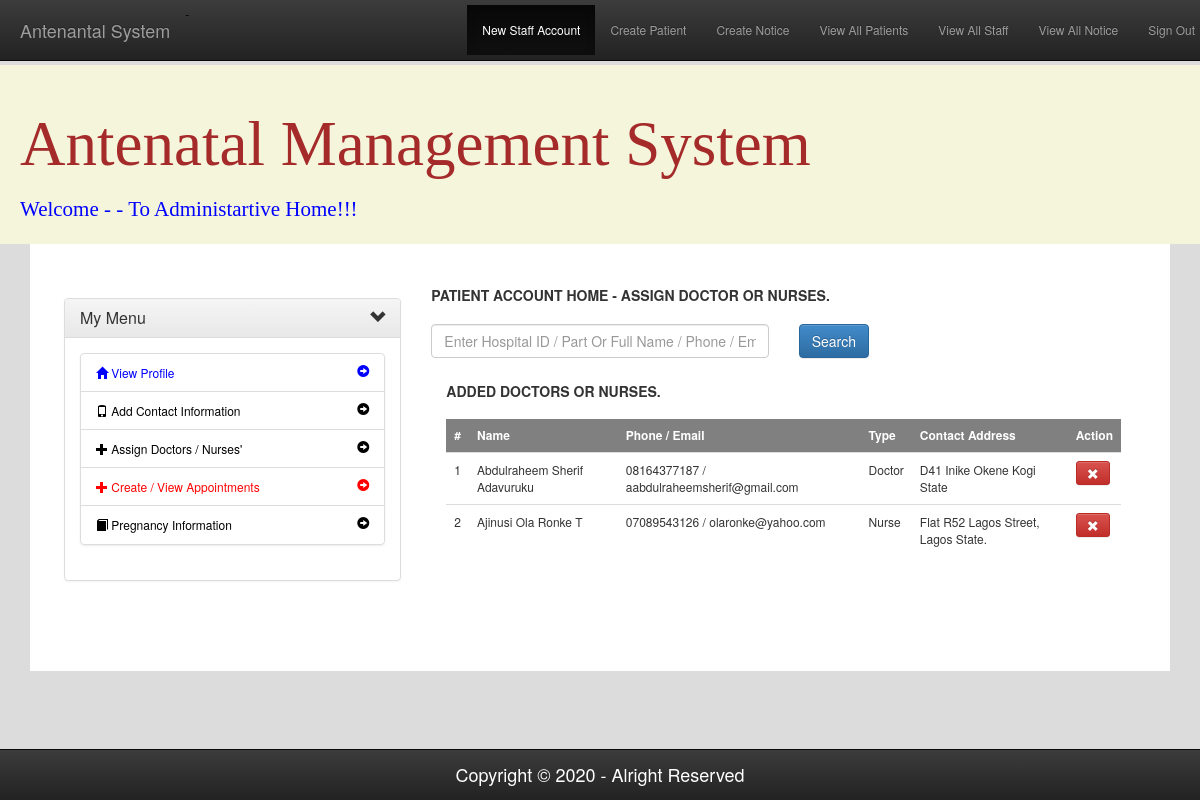
The app's page /assignDoctorNurse.php?hospitalid=ABUTH42639249 with its own data.
### tables this page shows
CREATE TABLE `userdoctorinfo` (
  `HID` varchar(100) NOT NULL,
  `id` int(11) NOT NULL,
  `docid` varchar(100) NOT NULL
);

CREATE TABLE `hospitaldocsinfo` (
  `id` int(11) NOT NULL,
  `docId` varchar(100) NOT NULL,
  `doctype` varchar(100) NOT NULL,
  `docname` varchar(255) NOT NULL,
  `phone` varchar(100) NOT NULL,
  `email` varchar(200) NOT NULL,
  `contactAdd` text NOT NULL,
  `active` int(5) NOT NULL,
  `dateReg` datetime NOT NULL,
  `gender` varchar(10) NOT NULL
);

### assignDoctorNurse.php (the view, shortened to what this page needs)
<?php
    require_once 'connection.php';
    $notice_msg=$hospitalId = $appid ="";
    if (!isset($_GET['hospitalid']) || $_GET['hospitalid'] == ""){
        if($_SERVER['REQUEST_METHOD'] != "POST"){
            header("location: ?out=out");
        }
    }else{
        $hospitalId = $_GET['hospitalid'];
    }
    $txtSearch = "";
?>
<!DOCTYPE HTML PUBLIC "-//W3C//DTD HTML 4.01 Transitional//EN" "http://www.w3.org/TR/html4/loose.dtd">
<html lang="en">
<?php include 'header.php'?>
    <link rel="stylesheet" type="text/css" href="css/content.css">
    <body>
    <?php require_once 'adminTopNav.php'?>
        <div class="container">
            <div class="login">
                <div class="content">
                    <div class="row">
                        <div class="col-xs-12 col-md-4">
                            <?php require_once 'nav_left_staff.php'?>
                        </div>
                        <div class="col-xs-12 col-md-8">
                            <h5 style="margin-bottom:20px;font-weight:bolder">PATIENT ACCOUNT HOME - ASSIGN DOCTOR OR NURSES.</h5>
                            <form role="form" class="form-horizontal" action="" enctype="multipart/form-data" method="POST">
                                <div class="form-group">
                                    <div class="col-xs-6">
                                            <input type="text" value="<?php echo $txtSearch ?>" name="txtSearch" placeholder="Enter Hospital ID / Part Or Full Name / Phone / Email To Search" class="form-control">
                                    </div>
                                    <div class="col-xs-2">
                                        <input class="btn btn-primary"   name="search" type="submit" Value="Search"></input>
                                    </div>
                                </div>
                            </form>
                            <div class="col-xs-12">
                            </div>
                            <div class="col-xs-12">
                                <h5 style="margin-bottom:20px;font-weight:bolder">ADDED DOCTORS OR NURSES.</h5>
                                <?php
                                        $stmt_in = $conn->prepare("SELECT *, userdoctorinfo.id as recId FROM userdoctorinfo INNER JOIN hospitaldocsinfo
                                        ON userdoctorinfo.docid = hospitaldocsinfo.docId where userdoctorinfo.HID = ? ORDER BY userdoctorinfo.id DESC ");
                                        $stmt_in->execute(array($hospitalId));
                                        $affected_rows_in = $stmt_in->rowCount();
                                        if($affected_rows_in >= 1)
                                        {
                                ?>
                                <table class="table table-responsive table-stripped">
                                    <thead style="background-color:grey; color:white">
                                        <tr >
                                            <td>#</td>
                                            <td>Name</td>
                                            <td>Phone / Email</td>
                                            <td>Type</td>
                                            <td>Contact Address</td>
                                            <td>Action</td>
                                        </tr>
                                    </thead>
                                    <tbody>
                                    <?php
                                        $r=0;
                                        while($row_two_in = $stmt_in->fetch(PDO::FETCH_ASSOC))
                                        {
                                        $r+=1;
                                        echo '
                                        <tr>
                                                <td>'.$r.'</td>
                                                <td>'.$row_two_in['docname'].'</td>
                                                <td>'.$row_two_in['phone'].' / '.$row_two_in['email'].'</td>
                                                <td>'.$row_two_in['doctype'].'</td>
                                                <td>'.$row_two_in['contactAdd'].'</td>
                                                <td><a class="btn btn-danger btn-sm"  href="?delete=delete&docid='.$row_two_in['recId'].'&hospitalid='.$hospitalId.'" ><i class="glyphicon glyphicon-remove"></i></td>
                                            </tr>
                                        ';
                                        }
                                    }
                                ?>
                                    </tbody>
                                </table>
                            </div>
                        </div>
                    </div>
                </div>
            </div>
            <?php require_once 'footer.php'?>
        </div>
    </body>
</html>

### css/content.css (style rules this page uses)
body { background-color:gainsboro; font-size: 12px; padding-top: 65px; padding-bottom: 65px; }
.container { background-color: white; padding: 2% 2% 5% 2%; margin-top: 0%; width: 95%; }
.content { background-color: white; padding: 10px; }
table thead { font-weight: bold; }

### records on screen
userdoctorinfo: hospitaldocsinfo.docname "Abdulraheem Sherif Adavuruku", hospitaldocsinfo.phone "08164377187", hospitaldocsinfo.email "aabdulraheemsherif@gmail.com", hospitaldocsinfo.doctype "Doctor", hospitaldocsinfo.contactAdd "D41 Inike Okene Kogi State"
userdoctorinfo: hospitaldocsinfo.docname "Ajinusi Ola Ronke T", hospitaldocsinfo.phone "07089543126", hospitaldocsinfo.email "olaronke@yahoo.com", hospitaldocsinfo.doctype "Nurse", hospitaldocsinfo.contactAdd "Flat R52 Lagos Street, Lagos State."
